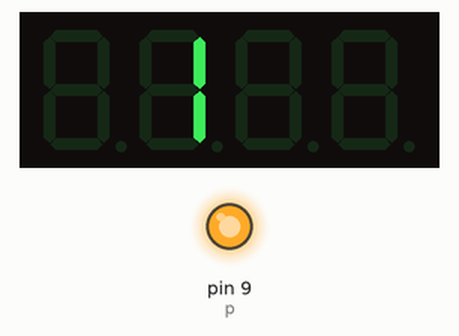
This sketch was run on a simulated Arduino Uno, built with avr-gcc and run on an emulated ATmega328P. Parts: 4-digit seven-segment display, output pins drawn as LEDs (lit = HIGH). Wiring (inferred from the names in the program): 4-digit 7-segment display, segments lit when LOW: segments pin 2, pin 3, pin 4, pin 5, pin 6, pin 7, pin 8; digit selects pin 13, pin 12, pin 11, pin 10. The segment pins are drawn as the display they are named for; pins used as bus, display or sensor lines are not drawn.

Above: at 0.2 s.
At 15.3 s:
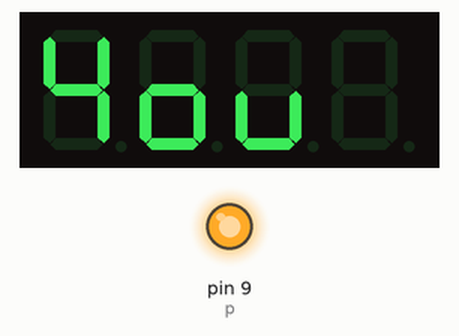
At 38.6 s:
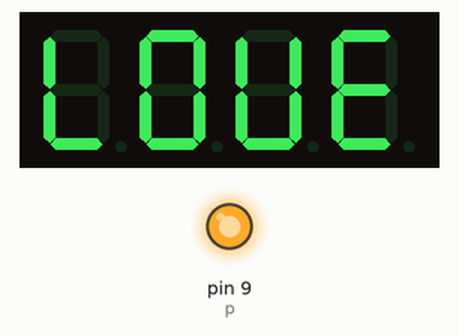
Timing chart, 0 to 40.0 s (numbered marks = the images above):
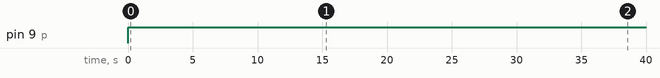

The sketch:

four_digit_7_segment_led_v2.ino
```cpp
int a = 2;
int b = 3;
int c = 4;
int d = 5;
int e = 6;
int f = 7;
int g = 8;
int p = 9;
int n = 0;
int d4 = 10;
int d3 = 11;
int d2 = 12;
int d1 = 13;
int x = 100;
int num;
int counter;

int count = 0;//Set count=0. Here count is a count value that increases by 1 every 0.1 second, which means 1 second is counted when the value is 10

void setup() {
  // put your setup code here, to run once:
  pinMode(d1, OUTPUT);
  pinMode(d2, OUTPUT);
  pinMode(d3, OUTPUT);
  pinMode(d4, OUTPUT);
  pinMode(a, OUTPUT);
  pinMode(b, OUTPUT);
  pinMode(c, OUTPUT);
  pinMode(d, OUTPUT);
  pinMode(e, OUTPUT);
  pinMode(f, OUTPUT);
  pinMode(g, OUTPUT);
  pinMode(p, OUTPUT);
  //Serial.begin(9600);
  //Serial.println("How Many Times Do You Want the Red LEDs to blink?"); //Prompt User for Input
  //while (Serial.available() == 0) {
    // Wait for User to Input Data
  //}
  //num= Serial.parseInt(); //Read the data the user has input

}

void loop() {
  // put your main code here, to run repeatedly:


  pickDigit(1);
  one();

  delay(2000);
  for (counter=0;counter<=200;counter++){
    pickDigit(0);
    L();
    delay(5);

    pickDigit(1);
    zero();
    delay(5);

    pickDigit(2);
    V();
    delay(5);

    pickDigit(3);
    E();
    delay(5);
  }

  for (counter=0;counter<=200;counter++){
    pickDigit(0);
    Y();
    delay(5);

    pickDigit(1);
    o();
    delay(5);

    pickDigit(2);
    U();
    delay(5);


  }

}
void pickDigit(int x) //light up a 7-segment display
{
  //The 7-segment LED display is a common-cathode one. So also use digitalWrite to  set d1 as high and the LED will go out
  digitalWrite(d1, LOW);
  digitalWrite(d2, LOW);
  digitalWrite(d3, LOW);
  digitalWrite(d4, LOW);

  switch(x)
  {
    case 0:
    digitalWrite(d1, HIGH);//Light d1 up
    break;
    case 1:
    digitalWrite(d2, HIGH); //Light d2 up
    break;
    case 2:
    digitalWrite(d3, HIGH); //Light d3 up
    break;
    default:
    digitalWrite(d4, HIGH); //Light d4 up
    break;
  }
}
//The function is to control the 7-segment LED display to display numbers. Here x is the number to be displayed. It is an integer from 0 to 9
void pickNumber(int x)
{
  switch(x)
  {
    default:
    zero();
    break;
    case 1:
    one();
    break;
    case 2:
    two();
    break;
    case 3:
    three();
    break;
    case 4:
    four();
    break;
    case 5:
    five();
    break;
    case 6:
    six();
    break;
    case 7:
    seven();
    break;
    case 8:
    eight();
    break;
    case 9:
    nine();
    break;
  }
}
void clearLEDs() //clear the 7-segment display screen
{
  digitalWrite(a, HIGH);
  digitalWrite(b, HIGH);
  digitalWrite(c, HIGH);
  digitalWrite(d, HIGH);
  digitalWrite(e, HIGH);
  digitalWrite(f, HIGH);
  digitalWrite(g, HIGH);
  digitalWrite(p, HIGH);
}

void zero() //the 7-segment led display 0
{
  digitalWrite(a, LOW);
  digitalWrite(b, LOW);
  digitalWrite(c, LOW);
  digitalWrite(d, LOW);
  digitalWrite(e, LOW);
  digitalWrite(f, LOW);
  digitalWrite(g, HIGH);
  digitalWrite(p, HIGH);
}

void one() //the 7-segment led display 1
{
  digitalWrite(a, HIGH);
  digitalWrite(b, LOW);
  digitalWrite(c, LOW);
  digitalWrite(d, HIGH);
  digitalWrite(e, HIGH);
  digitalWrite(f, HIGH);
  digitalWrite(g, HIGH);
  digitalWrite(p, HIGH);
}

void two() //the 7-segment led display 2
{
  digitalWrite(a, LOW);
  digitalWrite(b, LOW);
  digitalWrite(c, HIGH);
  digitalWrite(d, LOW);
  digitalWrite(e, LOW);
  digitalWrite(f, HIGH);
  digitalWrite(g, LOW);
}
void three() //the 7-segment led display 3
{
  digitalWrite(a, LOW);
  digitalWrite(b, LOW);
  digitalWrite(c, LOW);
  digitalWrite(d, LOW);
  digitalWrite(e, HIGH);
  digitalWrite(f, HIGH);
  digitalWrite(g, LOW);
}

void four() //the 7-segment led display 4
{
  digitalWrite(a, HIGH);
  digitalWrite(b, LOW);
  digitalWrite(c, LOW);
  digitalWrite(d, HIGH);
  digitalWrite(e, HIGH);
  digitalWrite(f, LOW);
  digitalWrite(g, LOW);
}

void five() //the 7-segment led display 5
{
  digitalWrite(a, LOW);
  digitalWrite(b, HIGH);
  digitalWrite(c, LOW);
  digitalWrite(d, LOW);
  digitalWrite(e, HIGH);
  digitalWrite(f, LOW);
  digitalWrite(g, LOW);
}

void six() //the 7-segment led display 6
{
  digitalWrite(a, LOW);
  digitalWrite(b, HIGH);
  digitalWrite(c, LOW);
  digitalWrite(d, LOW);
  digitalWrite(e, LOW);
  digitalWrite(f, LOW);
  digitalWrite(g, LOW);
}

void seven() //the 7-segment led display 7
{
  digitalWrite(a, LOW);
  digitalWrite(b, LOW);
  digitalWrite(c, LOW);
  digitalWrite(d, HIGH);
  digitalWrite(e, HIGH);
  digitalWrite(f, HIGH);
  digitalWrite(g, HIGH);
}

void eight() //the 7-segment led display 8
{
  digitalWrite(a, LOW);
  digitalWrite(b, LOW);
  digitalWrite(c, LOW);
  digitalWrite(d, LOW);
  digitalWrite(e, LOW);
  digitalWrite(f, LOW);
  digitalWrite(g, LOW);
}
void nine() //the 7-segment led display 9
{
  digitalWrite(a, LOW);
  digitalWrite(b, LOW);
  digitalWrite(c, LOW);
  digitalWrite(d, HIGH);
  digitalWrite(e, HIGH);
  digitalWrite(f, LOW);
  digitalWrite(g, LOW);
}

void L() //the 7-segment led display L
{
  digitalWrite(a, HIGH);
  digitalWrite(b, HIGH);
  digitalWrite(c, HIGH);
  digitalWrite(d, LOW);
  digitalWrite(e, LOW);
  digitalWrite(f, LOW);
  digitalWrite(g, HIGH);
  digitalWrite(p, HIGH);
}

void V() //the 7-segment led display V
{
  digitalWrite(a, HIGH);
  digitalWrite(b, LOW);
  digitalWrite(c, LOW);
  digitalWrite(d, LOW);
  digitalWrite(e, LOW);
  digitalWrite(f, LOW);
  digitalWrite(g, HIGH);
  digitalWrite(p, HIGH);
}
void E() //the 7-segment led display E
{
  digitalWrite(a, LOW);
  digitalWrite(b, HIGH);
  digitalWrite(c, HIGH);
  digitalWrite(d, LOW);
  digitalWrite(e, LOW);
  digitalWrite(f, LOW);
  digitalWrite(g, LOW);
  digitalWrite(p, HIGH);
}
void Y() //the 7-segment led display y
{
  digitalWrite(a, HIGH);
  digitalWrite(b, LOW);
  digitalWrite(c, LOW);
  digitalWrite(d, HIGH);
  digitalWrite(e, HIGH);
  digitalWrite(f, LOW);
  digitalWrite(g, LOW);
  digitalWrite(p, HIGH);
}
void U() //the 7-segment led display U
{
  digitalWrite(a, HIGH);
  digitalWrite(b, HIGH);
  digitalWrite(c, LOW);
  digitalWrite(d, LOW);
  digitalWrite(e, LOW);
  digitalWrite(f, HIGH);
  digitalWrite(g, HIGH);
  digitalWrite(p, HIGH);
}
void o() //the 7-segment led display o
{
  digitalWrite(a, HIGH);
  digitalWrite(b, HIGH);
  digitalWrite(c, LOW);
  digitalWrite(d, LOW);
  digitalWrite(e, LOW);
  digitalWrite(f, HIGH);
  digitalWrite(g, LOW);
  digitalWrite(p, HIGH);
}
/*******************************************/
void add()
{
  // Toggle LED
  count ++;
  if(count == 10)
  {
    count = 0;
    n++;
    if(n == 10000)
    {
      n = 0;
    }
  }
}
```

Measured:
- by itself, pin 9 (p): LOW → HIGH at 0.00 s
- what the display in image 0 shows lasts 1.8 s, from 0.2 s to 2.0 s
- what the display in image 1 shows lasts 3.0 s, from 15.3 s to 18.3 s
